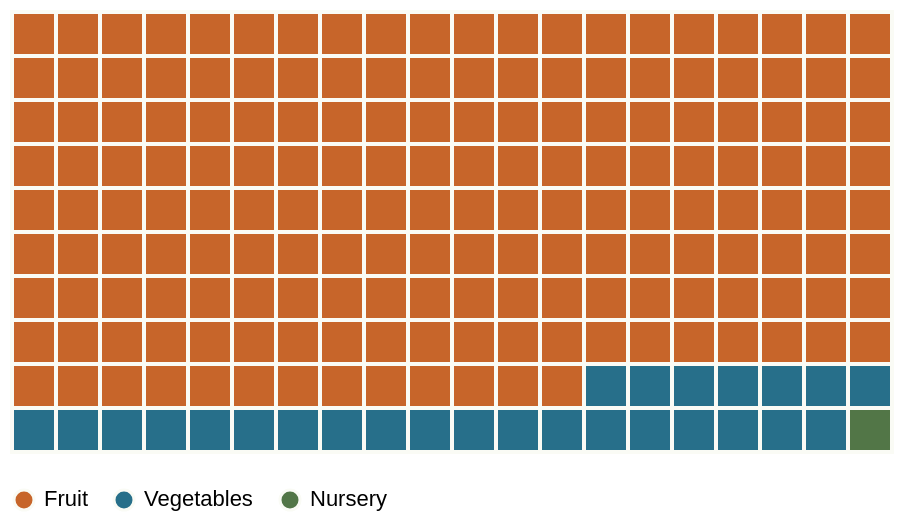

Write a Vega-Lite specification for this figure.
### Vega-Lite specification from a JSON file in a GitHub repository (floating-point values rounded to 4 significant figures; data arrays with more than 128 entries replaced by an {"elided": "..."} marker saying what was removed)
{"$schema": "https://vega.github.io/schema/vega-lite/v5.json", "width": 440, "height": 220, "config": {"background": "transparent", "font": "Arial", "view": {"stroke": null}, "axis": {"labelFontSize": 11, "titleFontSize": 11, "titlePadding": 12, "labelColor": "#53615c", "titleColor": "#53615c", "gridColor": "#e3e7e0", "domain": false, "tickColor": "#cbd3cb"}, "legend": {"labelFontSize": 11, "title": null, "orient": "bottom", "symbolType": "circle"}}, "data": {"values": {"elided": "200 records"}}, "mark": {"type": "rect", "stroke": "#fafbf5", "strokeWidth": 2}, "encoding": {"x": {"field": "col", "type": "ordinal", "title": null, "axis": null}, "y": {"field": "row", "type": "ordinal", "title": null, "axis": null}, "color": {"field": "sector", "type": "nominal", "title": null, "scale": {"domain": ["Fruit", "Vegetables", "Nursery"], "range": ["#c7652a", "#276f8a", "#527647"]}, "legend": {}}, "tooltip": [{"field": "sector", "type": "nominal", "title": "Sector"}, {"field": "share", "type": "quantitative", "title": "Share of the three-sector export value (%)", "format": ".2f"}, {"field": "value_m", "type": "quantitative", "title": "Export value (AUD million)", "format": ",.1f"}]}}
